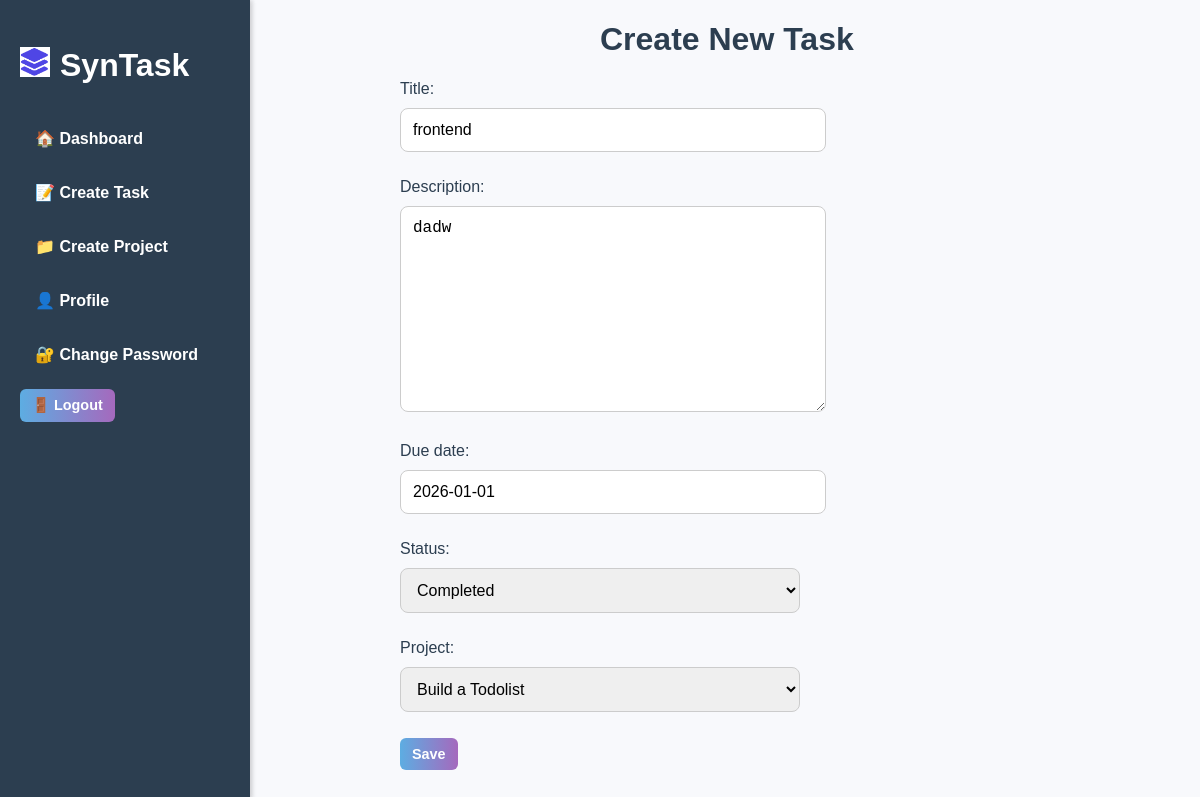
Screenshot of /accounts/task/update/6/ (signed in) with the database file from the repository.
### synapp/models.py (models this page shows, shortened)
class Task(models.Model):
    STATUS_CHOICES = (
    ('Not Started', 'Not Started'),
    ('In Progress', 'In Progress'),
    ('Completed', 'Completed'),
)
    project= models.ForeignKey(Project, related_name='tasks', on_delete=models.CASCADE)
    title =models.CharField(max_length=100)
    description=models.TextField()
    due_date=models.DateField()
    status=models.CharField(max_length=20, choices=STATUS_CHOICES, default='Not Started')
    user=models.ForeignKey(User,on_delete=models.CASCADE)

### synapp/views.py (the view)
# urls.py: path('task/update/<int:pk>/', TaskUpdateView.as_view(), name='task-update'),
class TaskUpdateView(LoginRequiredMixin, UpdateView):
    model= Task
    fields =['title','description','due_date','status','project']
    template_name = 'synapp/task_form.html'
    success_url= reverse_lazy('dashboard')
    def get_queryset(self):
        return Task.objects.filter(user=self.request.user)

### synapp/models.py (called while the page is built)
    def __str__(self):
        return self.name

### synapp/templates/synapp/task_form.html (shortened to what this page needs)
{% extends 'synapp/base.html' %}
{% block content %}
<h1 class="ding" style="margin-left: 600px;">Create New Task</h1>
<form method="POST">
    {{ form.as_p }}
    <button type="submit">Save</button>
</form>
{% endblock %}

### synapp/static/css/styles.css (style rules this page uses)
body { font-family: 'Arial', sans-serif; background-color: #f4f7fa; margin: 0; padding: 0; color: #333; }
input, select, textarea { width: 100%; padding: 12px; margin: 10px 0; border: 1px solid #ccc; border-radius: 8px; font-size: 1rem; }
button { background-color: #3498db; color: white; border: none; padding: 12px 20px; border-radius: 8px; font-size: 1rem; cursor: pointer; transition: background-color 0.3s ease; }
form { max-width: 400px; margin: 0 auto; }
body { background-color: #f8f9fc; color: #2c3e50; }
.btn-link, button { background: linear-gradient(to right, #5DADE2, #A569BD); color: white; border: none; padding: 10px 20px; border-radius: 8px; font-weight: bold; transition: 0.3s ease; }
.btn-link, button { padding: 8px 12px; font-size: 0.9rem; border-radius: 6px; }

### rows the page displays
Task: title "frontend", description "dadw", due_date "2026-01-01", status "Completed", project "Build a Todolist"
